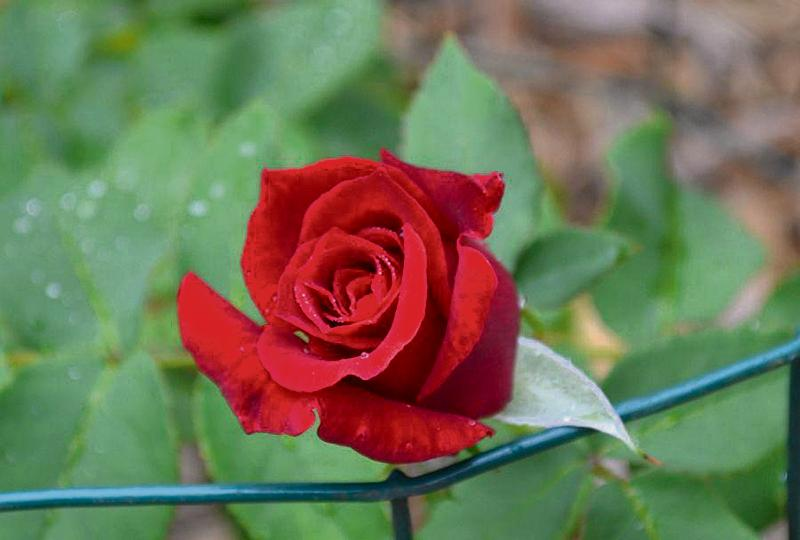
#> input picture slides/03.filtering/dataset/rose.jpg, 800 x 540 px
$ python 13.deconvolution.py
#> lines starting #> are read from the running program, lines starting #| are printed output that depends on the picture; long printed decimals are rounded
from skimage.color import rgb2gray
from skimage.io import imread
import numpy as np
import scipy.fftpack as fp
from scipy import signal
from matplotlib import pylab

im = 255 * rgb2gray(imread('../dataset/rose.jpg'))
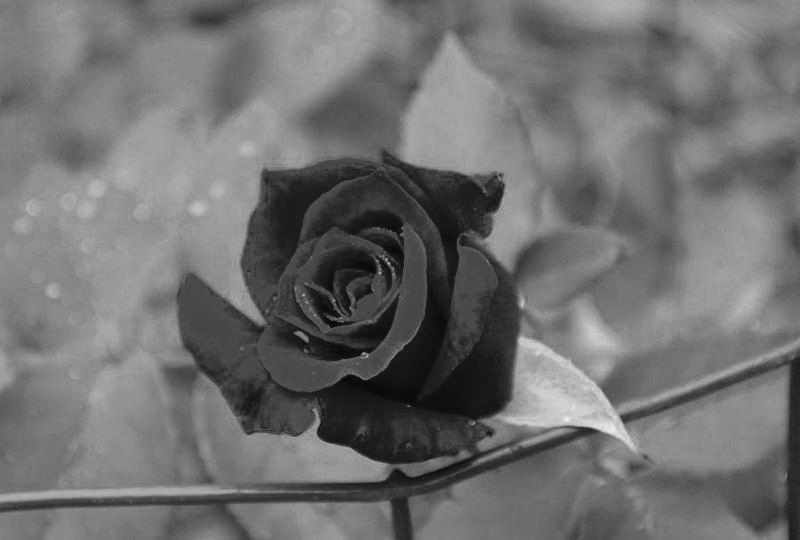
#> im: shape (540, 800) float64; min 5.1, max 240.9, mean 112.5
gauss_kernel = np.outer(signal.windows.gaussian(im.shape[0], 3),
                        signal.windows.gaussian(im.shape[1], 3))
freq = fp.fft2(im)  # F(u,v)
freq_kernel = fp.fft2(fp.ifftshift(gauss_kernel))  # H(u,v)
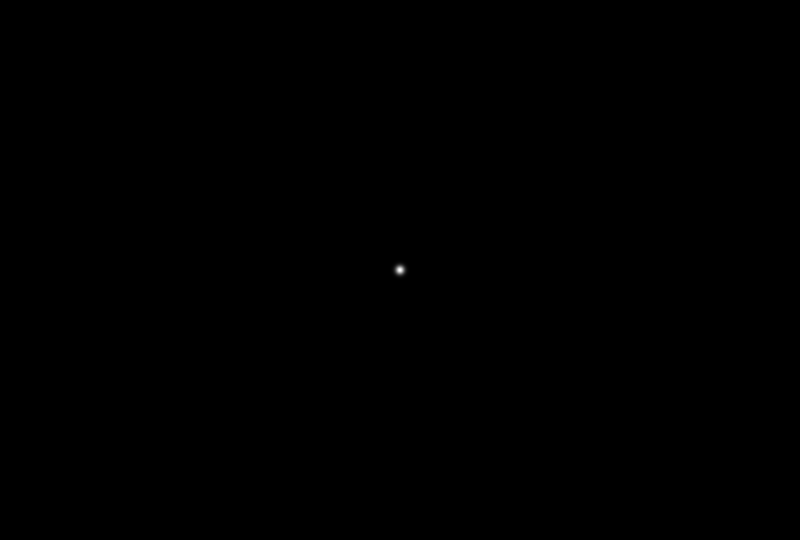
#> gauss_kernel: shape (540, 800) float64; min 0, max 0.973, mean 0.000131
convolved = freq * freq_kernel  # G(u,v) = H(u,v) x F(u,v)
im_blur = fp.ifft2(convolved).real
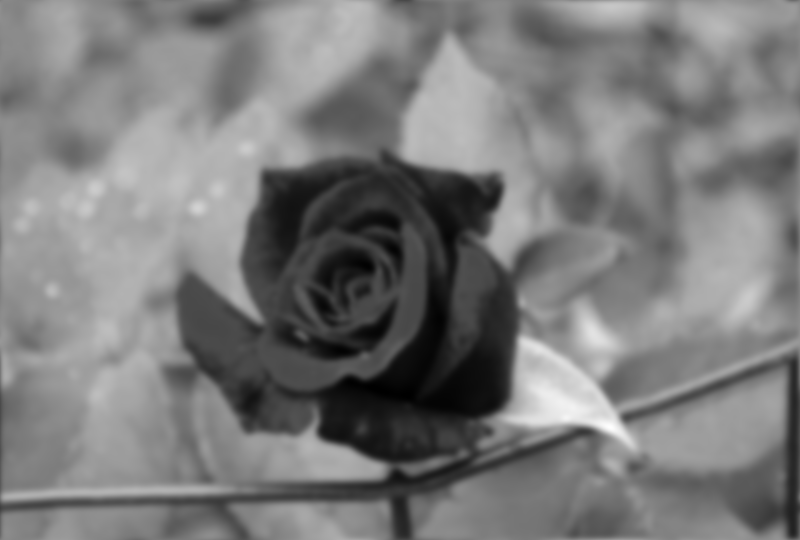
#> im_blur: shape (540, 800) float64; min 690.4, max 12446.6, mean 6364.5; drawn with min black and max white
im_blur = 255 * im_blur / np.max(im_blur)  # normalisasi

epsilon = 10 ** -6  # akan digunakan untuk menghilangkan division by zero
freq_blur = fp.fft2(im_blur)  # G(u,v)
freq_kernel = 1 / (epsilon + freq_kernel)  # 1 / H(u,v)
convolved2 = freq_blur * freq_kernel  # F(u,v) = G(u,v) / H(u,v)
im_restored = fp.ifft2(convolved2).real
im_restored = 255 * im_restored / np.max(im_restored)
print(np.max(im), np.max(im_restored))
#| 240.943 255.0
pylab.figure(figsize=(9, 6))
pylab.gray()
pylab.subplot(221), pylab.imshow(im), pylab.title('Citra asli')
pylab.subplot(222), pylab.imshow(im_blur), pylab.title('Citra blur'),
pylab.subplot(223), pylab.imshow(im_restored), pylab.title('Restoration citra')
pylab.subplot(224), pylab.imshow(im_restored - im), pylab.title('Perbedaan antara citra asli dan restoration citra')
pylab.show()
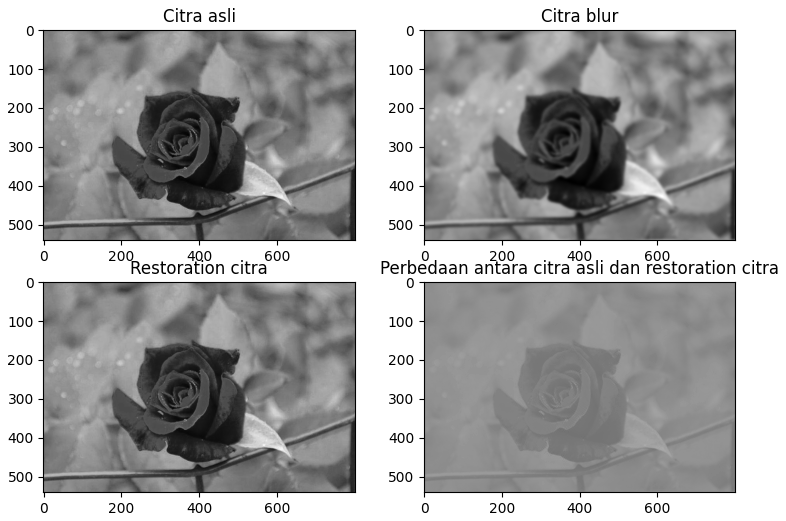
#> figure drawn by matplotlib, 4 panels

$ run again, with slides/03.filtering/dataset/building.jpg copied over slides/03.filtering/dataset/rose.jpg
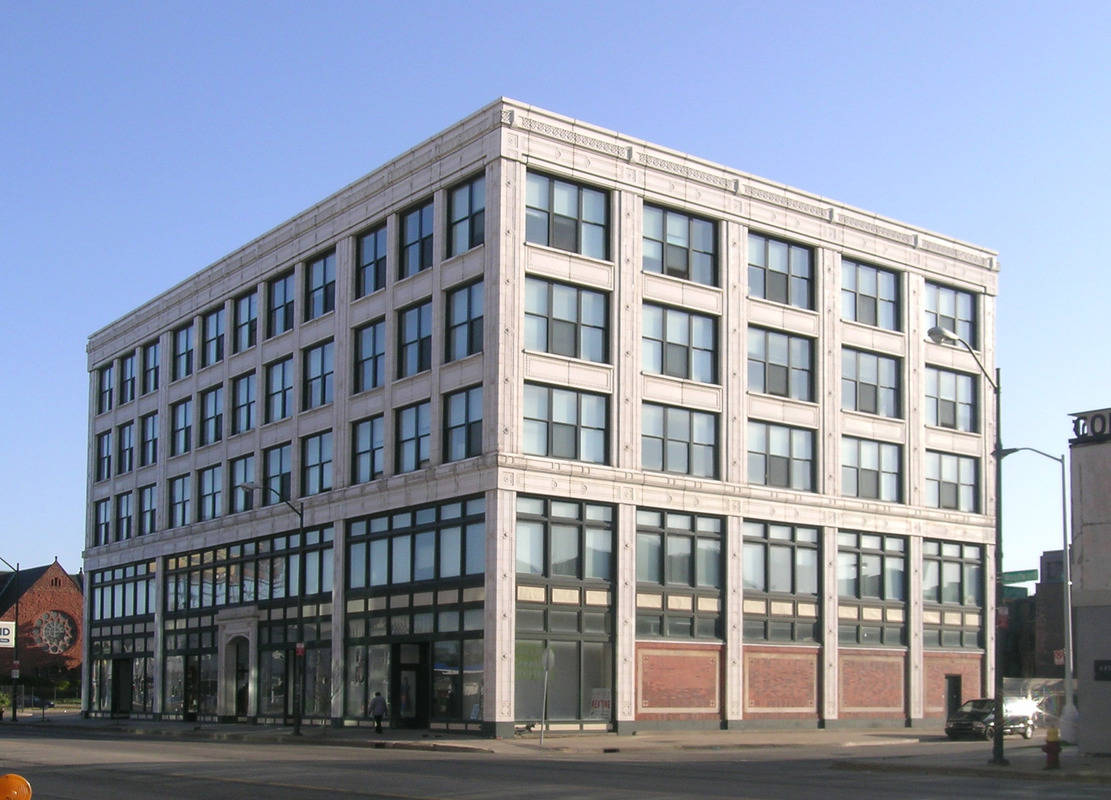
#> input picture slides/03.filtering/dataset/building.jpg, 1111 x 800 px
#> `im_restored = fp.ifft2(convolved2).real`:
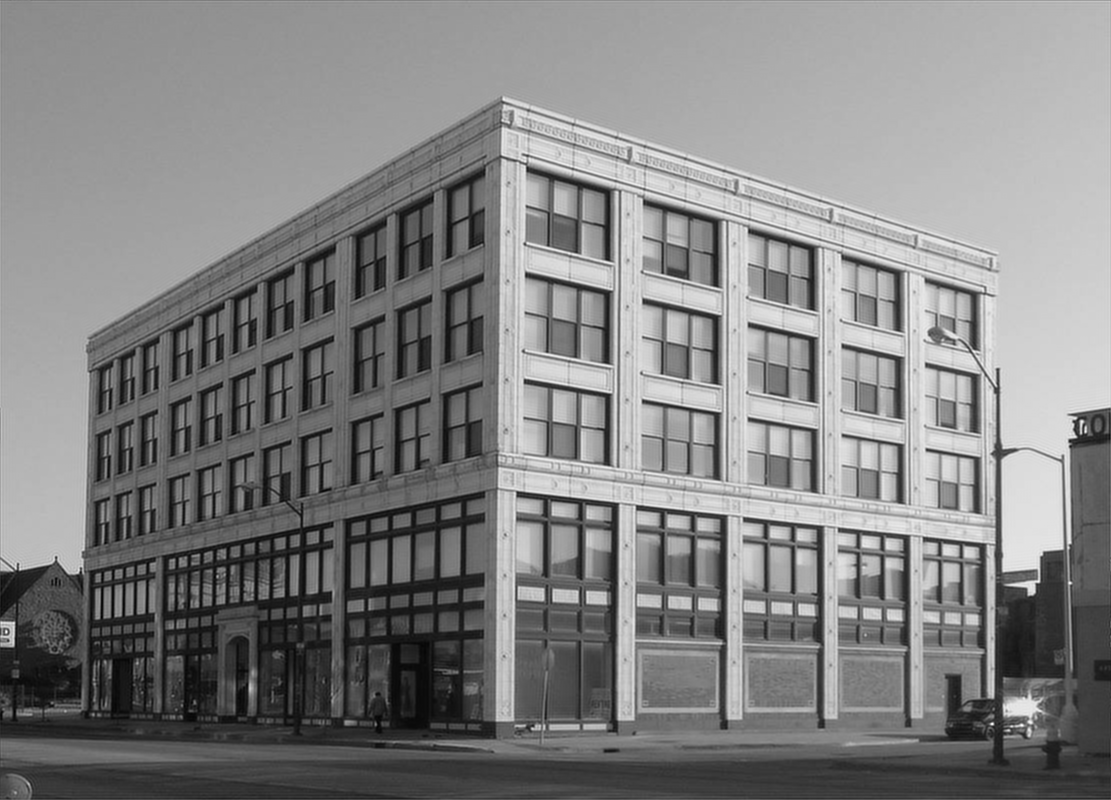
#> im_restored: shape (800, 1111) float64; min 0.0553, max 5.04, mean 2.62; drawn with min black and max white
#| 255.0 255.0
#> `pylab.show()`:
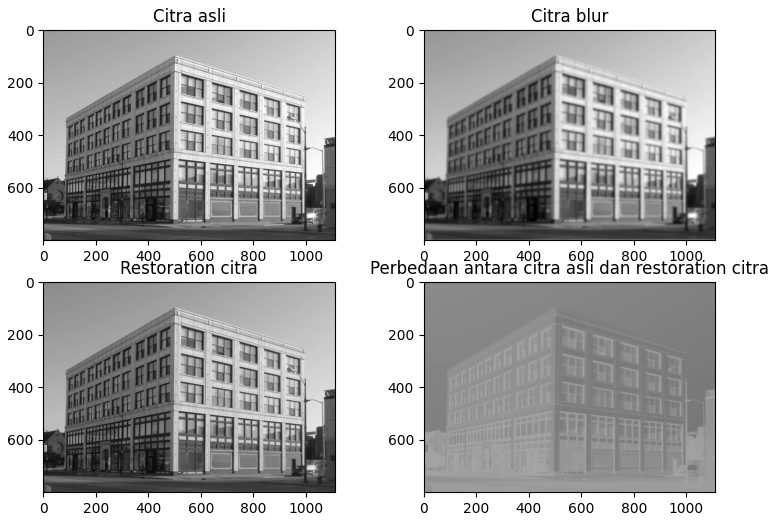
#> figure drawn by matplotlib, 4 panels

$ run again, with slides/03.filtering/dataset/cameraman.jpg copied over slides/03.filtering/dataset/rose.jpg
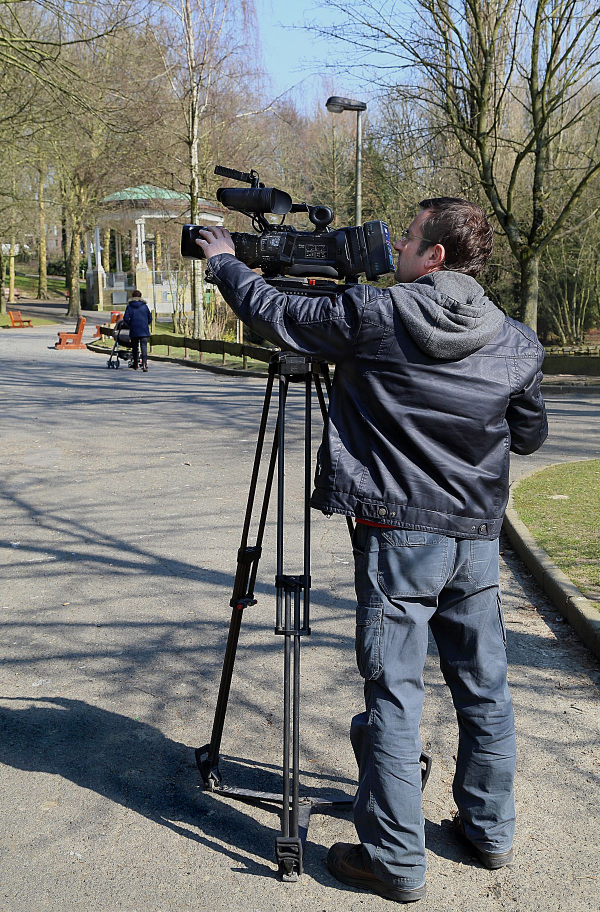
#> input picture slides/03.filtering/dataset/cameraman.jpg, 1200 x 1823 px (shown at 1/2 size)
#> `im_restored = fp.ifft2(convolved2).real`:
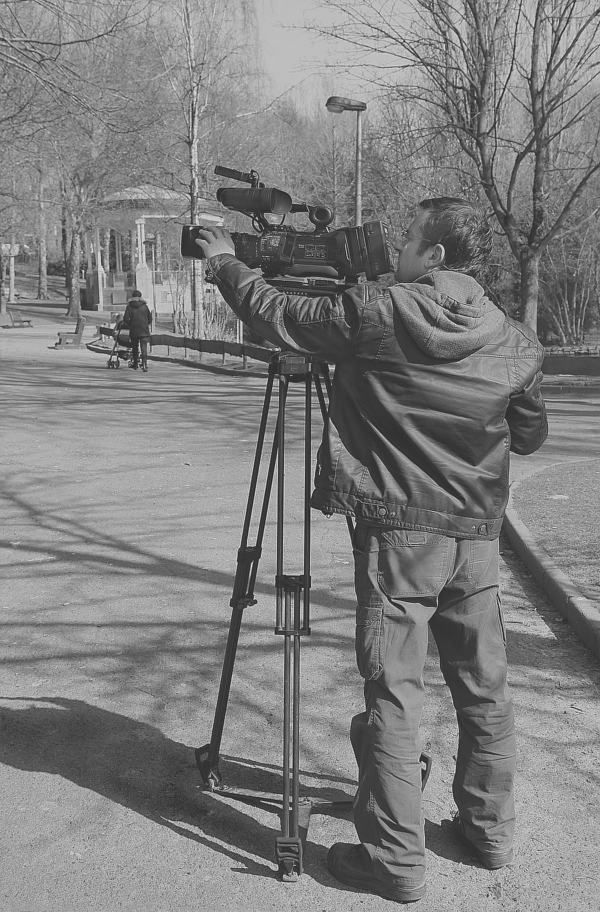
#> im_restored: shape (1823, 1200) float64 (shown at 1/2 size); min -1.51, max 6.35, mean 2.43; drawn with min black and max white
#| 255.0 255.0
#> `pylab.show()`:
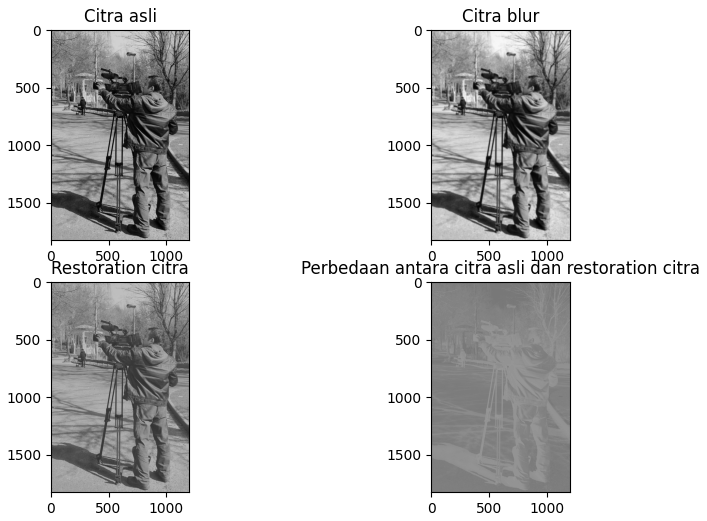
#> figure drawn by matplotlib, 4 panels

$ run again, with slides/03.filtering/dataset/flower_bali.jpg copied over slides/03.filtering/dataset/rose.jpg
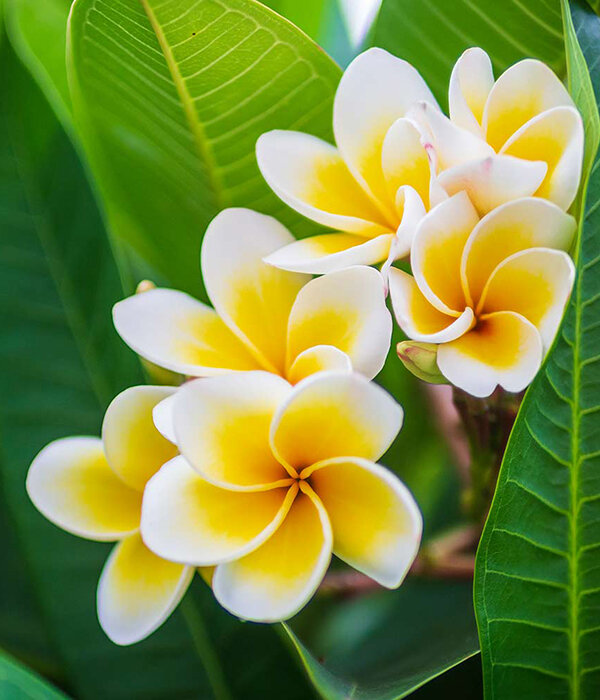
#> input picture slides/03.filtering/dataset/flower_bali.jpg, 600 x 700 px
#> `im_blur = fp.ifft2(convolved).real`:
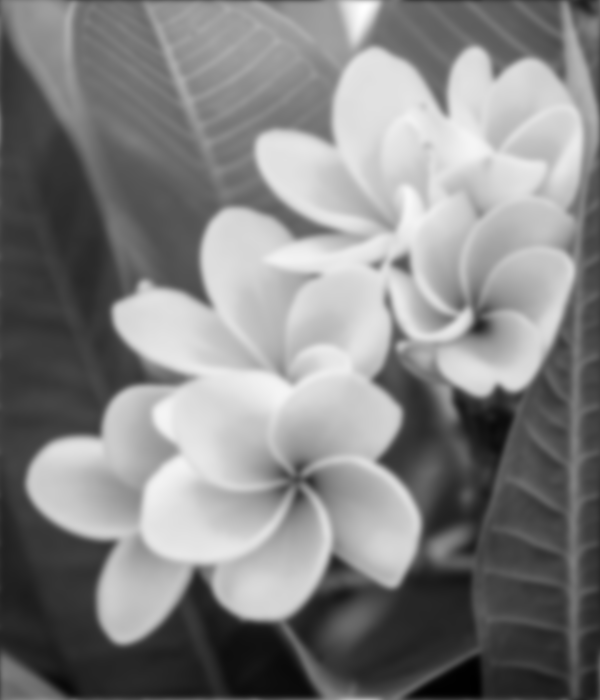
#> im_blur: shape (700, 600) float64; min 743.9, max 14024.5, mean 7603; drawn with min black and max white
#| 255.0 255.0
#> `pylab.show()`:
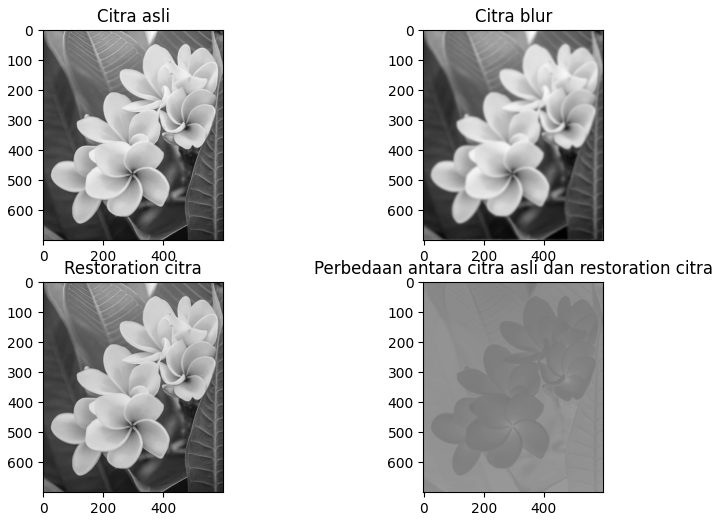
#> figure drawn by matplotlib, 4 panels
